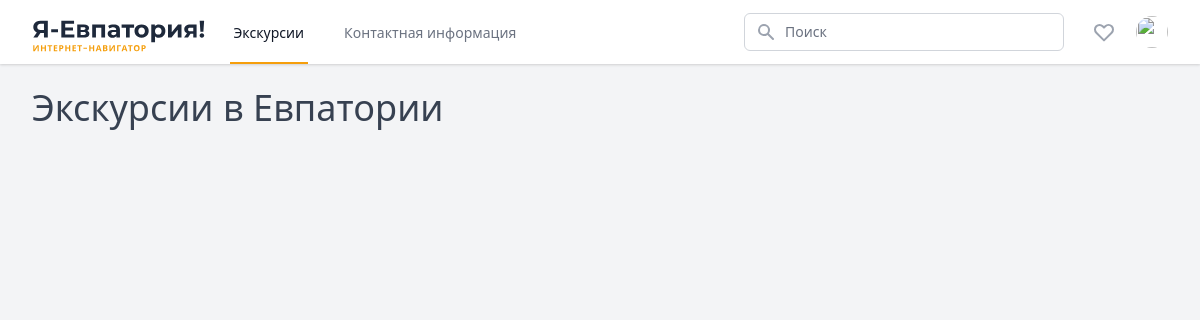
The app's page /, older data.
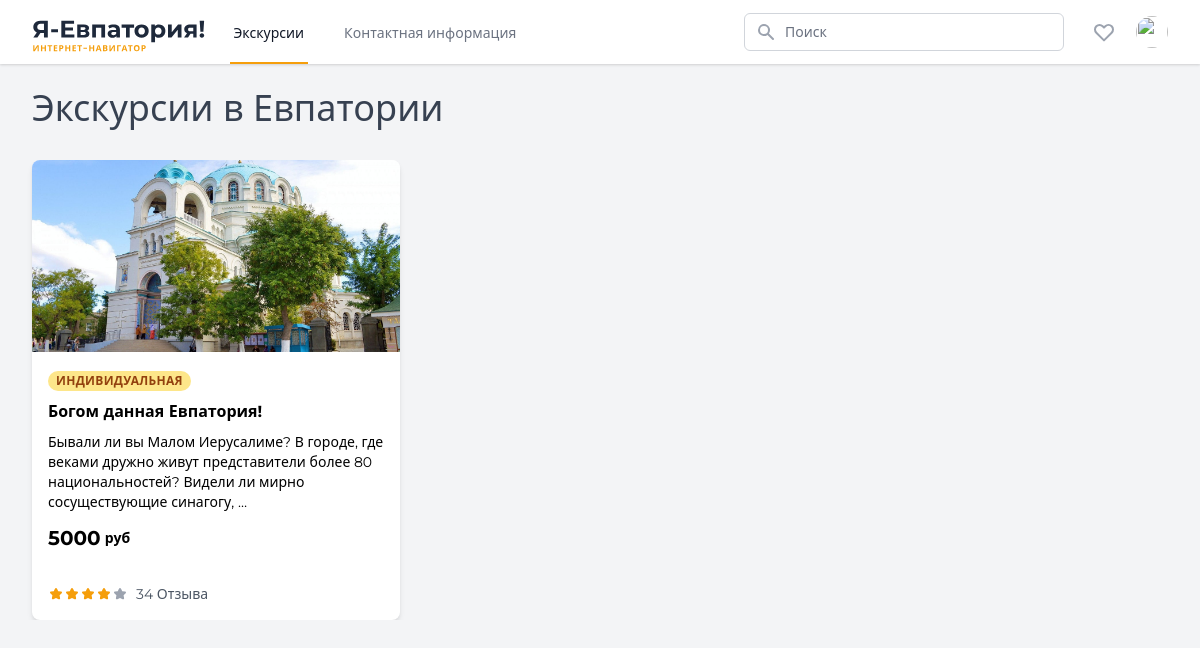
The same page, newer data.
### excursions/models.py (models this page shows, shortened)
class Exscursion(models.Model):
    TYPES = (
        ('group', 'Групповая'),
        ('individual', 'Индивидуальная'),
    )
    name = models.CharField(max_length=255, verbose_name='Название экскурсии')
    description = models.TextField(blank=True, verbose_name='Описание')
    location = models.CharField(max_length=255, verbose_name='Локация', null=True, blank=True)
    duration = models.CharField(max_length=255, verbose_name='Длительность', null=True, blank=True)
    max_people_count = models.CharField(max_length=255, verbose_name='Кол-во человек', null=True, blank=True)
    price = models.CharField(max_length=255, verbose_name='Стоимость', null=True, blank=True)
    photo = models.ImageField(upload_to='excursions_photos', verbose_name='Фото', null=True, blank=True)
    type = models.CharField(max_length=10, choices=TYPES, verbose_name='Тип', default='group')
    is_published = models.BooleanField(default=True, verbose_name='Опубликовано')
    created_at = models.DateTimeField(auto_now_add=True, verbose_name='Добавлено')
    updated_at = models.DateTimeField(auto_now=True, verbose_name='Обновлено')
    class Meta:
        verbose_name = 'Экскурсию'
        verbose_name_plural = 'Экскурсии'
        ordering = ['-created_at']

### excursions/views.py (the view)
# urls.py: path('', HomeExcursions.as_view(), name='home'),
class HomeExcursions(ListView):
    model = Exscursion
    template_name = 'excursions/index.html'
    context_object_name = 'excursions'
    def get_context_data(self, *, object_list=None, **kwargs):
        context = super().get_context_data(**kwargs)
        context['section'] = 'excursions'
        return context

### templates/excursions/index.html (shortened to what this page needs)
{% extends 'base.html' %}
{% block content %}
<div class="max-w-full mx-auto px-2 sm:px-4 lg:px-8">
    <h1 class="text-4xl font-normal py-6 text-gray-700">Экскурсии в&nbsp;Евпатории</h1>
    <div class="flex flex-wrap -mx-1 overflow-hidden sm:-mx-1 md:-mx-2 lg:-mx-2 xl:-mx-2">
        <div
            class="my-1 px-1 w-full overflow-hidden sm:my-1 sm:px-1 md:my-2 md:px-2 md:w-1/2 lg:my-2 lg:px-2 lg:w-1/3 xl:my-2 xl:px-2 xl:w-1/3">
            {% for excursion in excursions %}
            <div class="w-full">
                <a href="" class="c-card block bg-white shadow-md hover:shadow-xl rounded-lg overflow-hidden">
                    <div class="relative pb-48 overflow-hidden">
                        <img class="absolute inset-0 h-full w-full object-cover"
                            src="media/{{excursion.photo}}"
                            alt="">
                    </div>
                    <div class="p-4">
                        <span
                            class="inline-block px-2 py-1 leading-none bg-amber-200 text-amber-800 rounded-full font-semibold uppercase tracking-wide text-xs">Индивидуальная</span>
                        <h2 class="mt-2 mb-2  font-bold">{{excursion.name}}</h2>
                        <p class="text-sm">{{excursion.description|truncatewords:20}}</p>
                        <div class="mt-3 flex items-center"><span
                                class="font-bold text-xl">{{excursion.price}}</span>&nbsp;<span class="text-sm font-semibold">руб</span>
                        </div>
                    </div>
                    <div class="p-4 flex items-center text-sm text-gray-600">
                        <span class="ml-2">34 Отзыва</span></div>
                </a>
            </div>
            {% endfor %}
        </div>
    </div>
</div>
{% endblock content %}

### templates/base.html (shortened to what this page needs)
{% load static %}
<!DOCTYPE html>
<html lang="en">
<head>
    <link rel="stylesheet" href="{% static 'css/app.css' %}">
</head>
<body class="antialiased font-sans bg-gray-100">
    {% include 'partials/navbar.html' %}
    {% block content %}{% endblock content %}
</body>
</html>

### templates/partials/navbar.html (shortened to what this page needs)
<nav x-data="{ open: false }" class="bg-white shadow">
    <div class="max-w-full mx-auto px-2 sm:px-4 lg:px-8">
        <div class="flex justify-between h-16">
            <div class="flex px-2 lg:px-0">
                <div class="flex-shrink-0 flex items-center">
                    {% if section == "excursions" %}
                    <img class="block h-10 lg:h-12 w-auto" src="/media/img/Я-Евпатория!.svg" alt="Workflow">
                    {% else %}
                    <a href="{% url 'excursions:home' %}"><img class="block h-10 lg:h-12 w-auto" src="/media/img/Я-Евпатория!.svg" alt="Workflow"></a>
                    {% endif %}
                </div>
                <div class="hidden lg:ml-6 lg:flex lg:space-x-8">
                    <a href="{% url 'excursions:home' %}"
                        class="{% if section == "excursions" %} border-amber-500 text-gray-900 {% else %} border-transparent text-gray-500 hover:border-gray-300 hover:text-gray-700 {% endif %} inline-flex items-center px-1 pt-1 border-b-2 text-sm font-medium">
                        Экскурсии
                    </a>
                    <a href="{% url 'contacts' %}"
                        class="{% if section == "contacts" %} border-amber-500 text-gray-900 {% else %} border-transparent text-gray-500 hover:border-gray-300 hover:text-gray-700 {% endif %} inline-flex items-center px-1 pt-1 border-b-2 text-sm font-medium">
                        Контактная информация
                    </a>
                </div>
            </div>
            <div class="flex-1 flex items-center justify-center px-2 lg:ml-6 lg:justify-end">
                <div class="max-w-lg w-full lg:max-w-xs">
                    <div class="relative">
                        <div class="absolute inset-y-0 left-0 pl-3 flex items-center pointer-events-none">
                        </div>
                        <input id="search" name="search"
                            class="block w-full pl-10 pr-3 py-2 border border-gray-300 rounded-md leading-5 bg-white placeholder-gray-500 focus:outline-none focus:placeholder-gray-400 focus:ring-1 focus:ring-amber-500 focus:border-amber-500 sm:text-sm"
                            placeholder="Поиск" type="search">
                    </div>
                </div>
            </div>
            <div class="hidden lg:ml-4 lg:flex lg:items-center">
                <button
                    class="flex-shrink-0 bg-white p-1 text-gray-400 rounded-full hover:text-gray-500 focus:outline-none focus:ring-2 focus:ring-offset-2 focus:ring-amber-500">
                    <svg class="h-6 w-6" fill="none" viewBox="0 0 24 24" stroke="currentColor">
                        <path stroke-linecap="round" stroke-linejoin="round" stroke-width="2"
                            d="M4.318 6.318a4.5 4.5 0 000 6.364L12 20.364l7.682-7.682a4.5 4.5 0 00-6.364-6.364L12 7.636l-1.318-1.318a4.5 4.5 0 00-6.364 0z">
                        </path>
                    </svg>
                </button>
                <div x-data="{ open: false }" @keydown.escape.stop="open = false" @click.away="open = false"
                    class="ml-4 relative flex-shrink-0">
                    <div>
                        <button type="button"
                            class="bg-white rounded-full flex text-sm focus:outline-none focus:ring-2 focus:ring-offset-2 focus:ring-amber-500"
                            id="user-menu" aria-expanded="false" @click="open = !open" aria-haspopup="true"
                            x-bind:aria-expanded="open">
                            <img class="h-8 w-8 rounded-full"
                                src="https://images.unsplash.com/photo-1472099645785-5658abf4ff4e?ixlib=rb-1.2.1&amp;ixqx=cII20c177f&amp;ixid=eyJhcHBfaWQiOjEyMDd9&amp;auto=format&amp;fit=facearea&amp;facepad=2&amp;w=256&amp;h=256&amp;q=80"
                                alt="">
                        </button>
                    </div>
                </div>
            </div>
        </div>
    </div>
</nav>

Row changes from the older to the newer data that the page shows:
added Exscursion: photo (picture), name "Богом данная Евпатория!", description "Бывали ли вы Малом Иерусалиме? В городе, где веками дружно живут представители более 80 национальностей? Видели ли мирно сосуществующие синагогу, …", price "5000"
